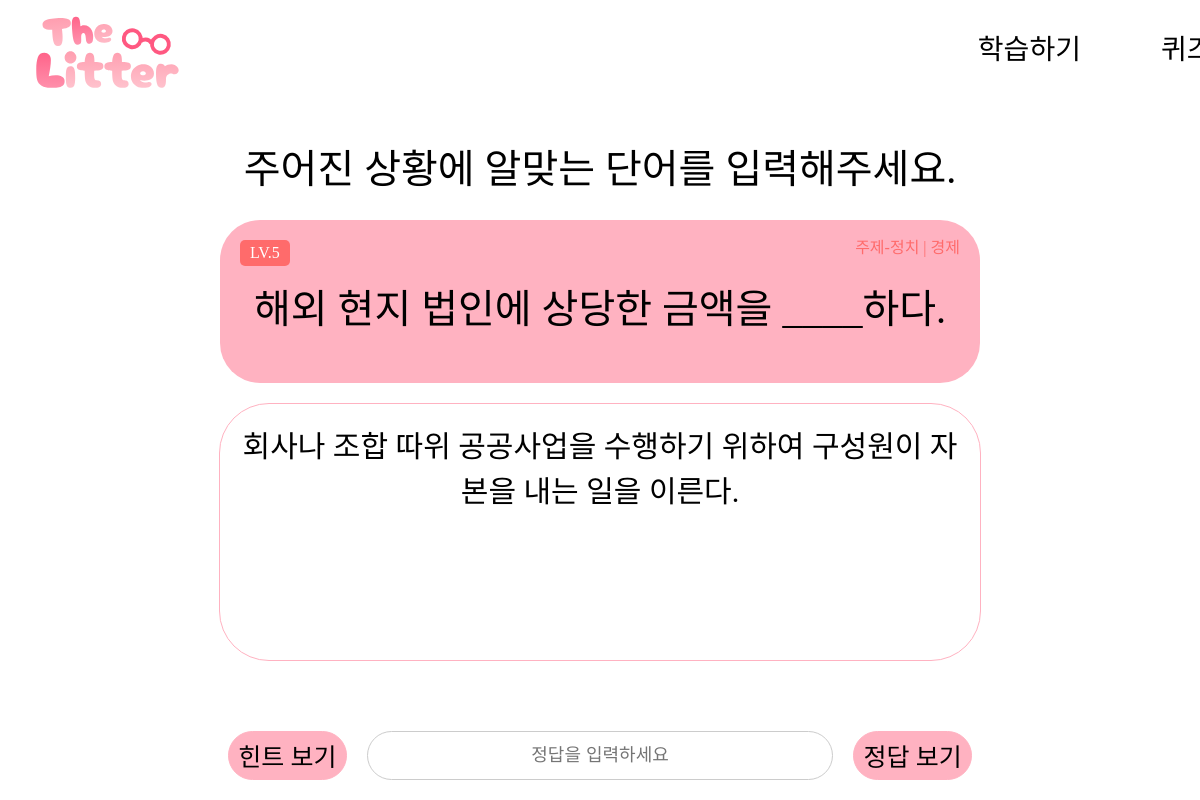
Page /quiz/4 on the committed database.
### api/models.py (models this page shows)
class Quiz(Base):
    __tablename__ = 'quizzes'
    id = Column(Integer, primary_key=True, index=True)
    level = Column(Integer, index=True)
    subject = Column(String, index=True)
    sentence = Column(Text, index=True)
    explanation = Column(Text, index=True)
    answer = Column(String, index=True)
    hint = Column(String, index=True)
    answer_explanation = Column(Text, index=True)

### main.py (the view)
@app.get("/quiz/{quiz_id}", response_class=HTMLResponse)
async def quiz(request: Request, quiz_id: int, db: Session = Depends(get_db)):
    quiz_data = db.query(Quiz).filter(Quiz.id == quiz_id).first()
    if not quiz_data:
        return HTMLResponse(content="Quiz not found", status_code=404)
    user = None
    try:
        user = get_current_user_from_token(request, db)
    except HTTPException as e:
        if e.status_code == status.HTTP_401_UNAUTHORIZED:
            user = None
    print(quiz_data, quiz_data.id)
    return templates.TemplateResponse("quiz.html", {"request": request, "quiz": quiz_data, "user": user})

### templates/quiz.html (shortened to what this page needs)
<!DOCTYPE html>
<html lang="en">
  <head>
    <link
      rel="stylesheet"
      href="{{ url_for('static', path='css/reset.css') }}"
    />
    <link
      rel="stylesheet"
      href="{{ url_for('static', path='css/quiz.css') }}"
    />
  </head>
  <body>
    {% include "header.html" %}
    <div class="container">
      <main>
        <div class="header_question">
          주어진 상황에 알맞는 단어를 입력해주세요.
        </div>
        <div class="quiz-section">
          <div class="level">LV.{{ quiz.level }}</div>
          <div class="quiz-question">{{ quiz.sentence }}</div>
          <div class="topic">주제-{{ quiz.subject }}</div>
        </div>
        <div class="text_box">{{ quiz.explanation | safe }}<br /></div>
        <div class="answer-container">
          <button class="hint-button" id="hintBtn">힌트 보기</button>
          <input
            type="text"
            class="answer-box"
            id="answerBox"
            placeholder="정답을 입력하세요"
          />
          <button class="answer-button" id="answerBtn">정답 보기</button>
        </div>
      </main>
    </div>
  </body>
</html>

### static/css/quiz.css (style rules this page uses)
body, html { margin: 0; padding: 0; width: 100%; height: 100%; font-family: Arial, sans-serif; box-sizing: border-box; overflow: hidden; }
.container { width: 100%; height: 100%; display: flex; flex-direction: column; justify-content: flex-start; align-items: center; background-color: #fff; }
main { flex-grow: 1; padding: 20px; text-align: center; display: flex; flex-direction: column; justify-content: flex-start; align-items: center; width: 100%; margin-top: 100px; }
.header_question { font-size: 40px; margin-top: 30px; font-family: "Pretendard-SemiBold"; }
.quiz-section { display: flex; flex-direction: column; align-items: center; background-color: #ffb2c1; padding: 20px; border-radius: 40px; margin-top: 30px; margin-bottom: 20px; position: relative; width: 60%; height: 20%; }
.level { position: absolute; top: 20px; left: 20px; background-color: #ff6b6b; color: #fff; padding: 5px 10px; border-radius: 5px; font-family: "Pretendard-Medium"; }
.quiz-question { font-size: 40px; margin-top: 7%; font-family: "Pretendard-Medium"; }
.topic { position: absolute; top: 20px; right: 20px; color: #ff6b6b; font-family: "Pretendard-Medium"; }
.text_box { background-color: #fff; padding: 20px; border-radius: 50px; margin-bottom: 20px; font-size: 18px; line-height: 1.5; width: 60%; height: 35%; border: solid 1px #ffb2c1; font-size: 30px; font-family: "Pretendard-Medium"; }
.hint-button, .answer-button { width: 20%; height: 100%; border: 1px solid #ffb2c1; background-color: #ffb2c1; color: #000000; cursor: pointer; border-radius: 30px; font-size: 25px; font-family: "Pretendard-Medium"; }
.answer-container { display: flex; align-items: center; justify-content: center; gap: 10px; width: 62%; height: 8%; margin-top: 50px; }
.answer-box { width: 80%; height: 100%; margin-left: 10px; margin-right: 10px; padding: 10px; font-size: 18px; border: 1px solid #ccc; border-radius: 30px; box-sizing: border-box; text-align: center; }

### rows in the picture
Quiz: level "5", sentence "해외 현지 법인에 상당한 금액을 ____하다.", subject "정치 | 경제", explanation "회사나 조합 따위 공공사업을 수행하기 위하여 구성원이 자본을 내는 일을 이른다."
